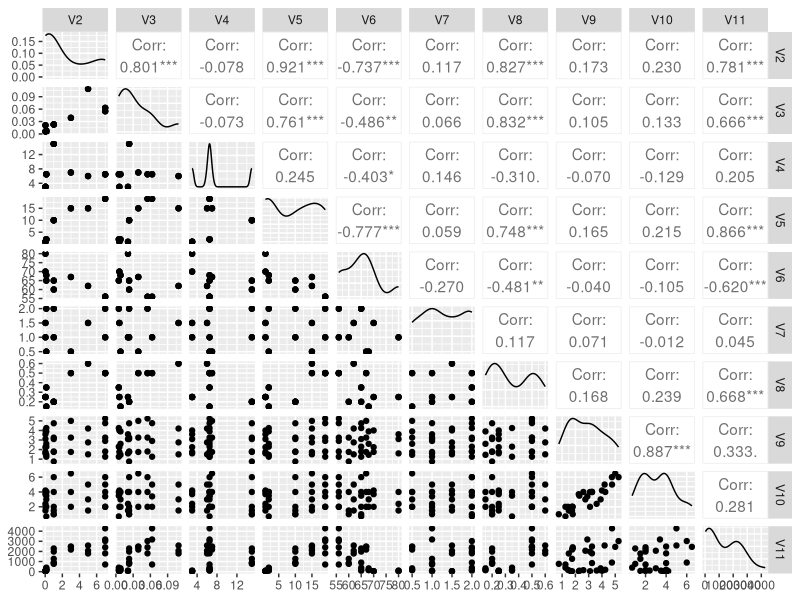
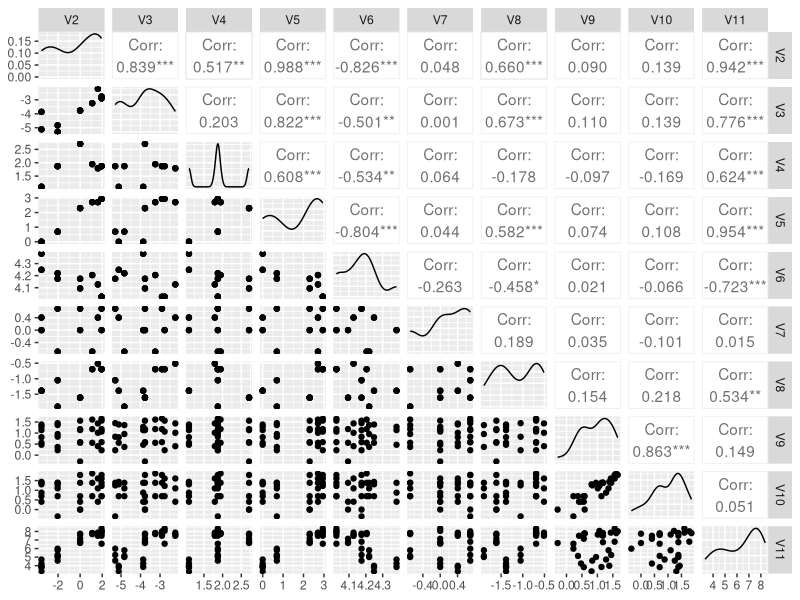

Recreate these plots in R, in order.
#setwd("~/Documents/AE/R/Guia 2")
library(ggplot2)
library(GGally)

peaks<-read.table("peak.txt")
peaks<-peaks[2:11]
#a)

ggpairs(peaks)

#X1:area de la cuenca(1),X2:area impermeable(2),X3:pendiente promedio terreno(3)
#X4:maxima longitud afluentes(4),X5:indice absorcion(5),X6:capacidad deposito suelo(6)
#X7:velocidad infiltracion(7),X8:cantidad de lluvia(8),X9:tiempo de lluvia>0.25 pulgada/hora(9)

Y<-peaks$V11 #Caudal de agua
X1<-peaks$V2
X2<-peaks$V3
X3<-peaks$V4
X4<-peaks$V5
X5<-peaks$V6
X6<-peaks$V7
X7<-peaks$V8
X8<-peaks$V9
X9<-peaks$V10
Y<-peaks$V11

n<-length(X1)
X1_raya<-mean(X1)
sd_X1<-sd(X1)
X2_raya<-mean(X2)
sd_X2<-sd(X2)

#Correlacion muestral: t(X1-X1_raya)%*%(X2-X2_raya)/(sd_X1*sd_X2*(n-1))
#cor(X1,X2)
#Covarianza muestral: t(X1-X1_raya)%*%(X2-X2_raya)/((n-1))
#cov(X1,X2)

#Las variables con mayor correlacion con Y son: X4(0.866),X1(0.781),X7 y X4 (0.667)

#b)
peaks<-log(peaks)
ggpairs(peaks)

#ahora las variables mas correlacionadas son: X4,X1,X2,X5 (en ese orden)
